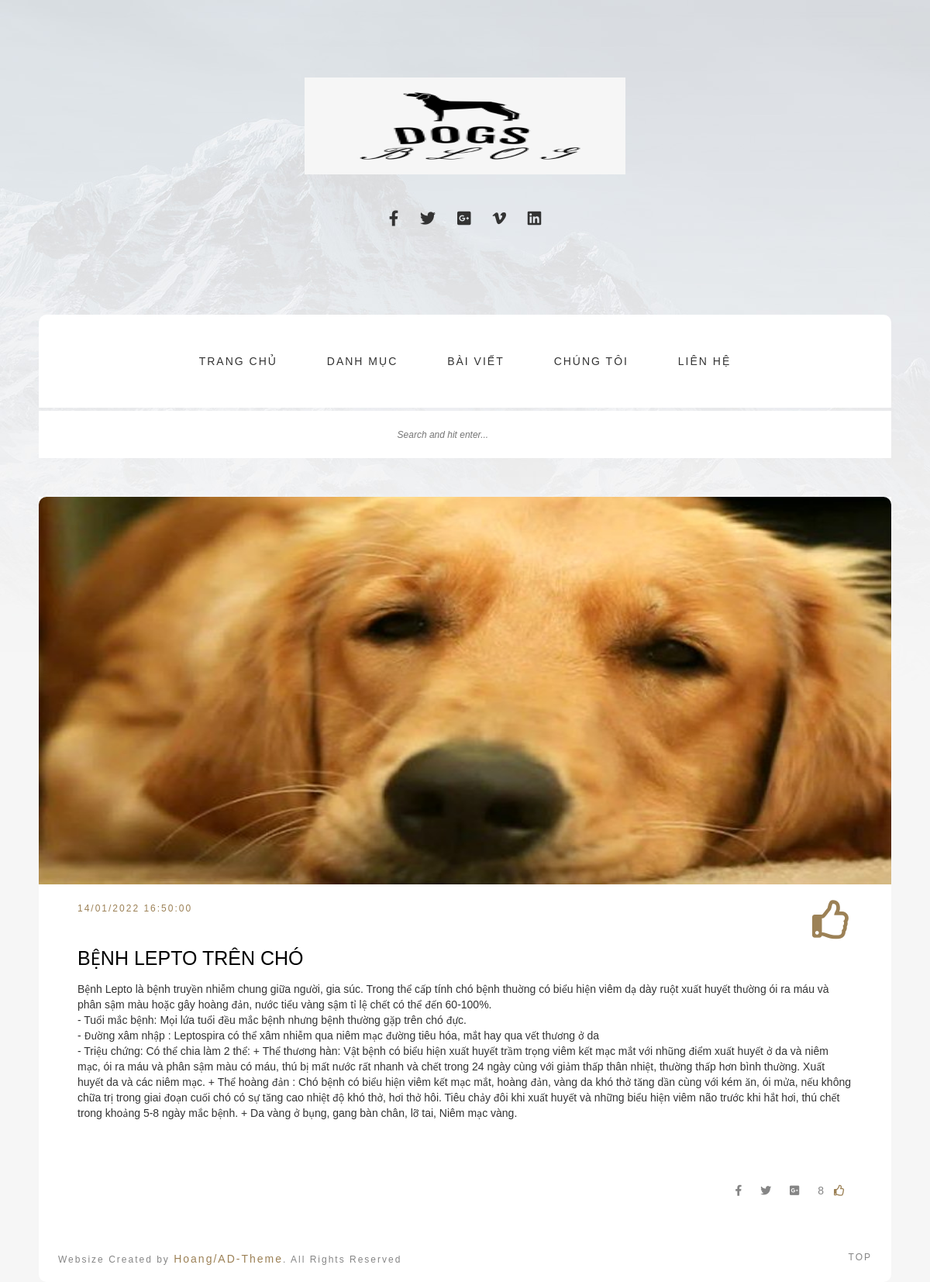
The app's page /Website/index.php?mod=post&act=postDetail&id=11 with its own data.
### tables this page shows
CREATE TABLE `posts`  (
  `id` int NOT NULL AUTO_INCREMENT,
  `title` varchar(255) NULL DEFAULT NULL,
  `description` mediumtext NULL,
  `thumbnail` varchar(500) NULL DEFAULT NULL,
  `category_id` int NULL DEFAULT NULL,
  `content` mediumtext NULL,
  `created_at` timestamp NULL DEFAULT NULL,
  `like_post` int NULL DEFAULT NULL,
  PRIMARY KEY (`id`) USING BTREE
);

### Website/Controllers/BaseController.php (called while the page is built, shortened)
<?php
  class BaseController
  {
    public function view($path, $data = []){
      extract($data);
      require_once('Views/'.$path);
    }
  }
?>

### Website/Controllers/PostController.php (called while the page is built, shortened)
<?php
require('Models/Post.php');
require_once("Controllers/BaseController.php");
  class PostController extends BaseController
  {
    public function postDetail(){
      $id= (isset($_GET['id'])?$_GET['id']:0);
      $post = new Post();
      $posts = $post -> getSelectPost($id);
      $this -> view('Post/postdetail.php',['posts'=> $posts]);
    }
  }
?>

### Website/index.php (called while the page is built, shortened)
<?php
$act = "index";
if(isset($_GET['act'])){
  $act = $_GET['act'];
}
  $controller_obj = new $class_name;
 $controller_obj -> $act();
?>

### Website/Models/Connection.php (called while the page is built, shortened)
<?php
  class Connection1{
    private $servername= "localhost";
    private $username= "root";
    private $password = "";
    private $dbname = "blogs";
    public function connect(){
      $conn = new mysqli($this->servername, $this -> username, $this ->password, $this-> dbname );
      $conn->query("SET NAMES 'utf8'");
      return $conn;
    }
  }
?>

### Website/Models/Query.php (called while the page is built, shortened)
<?php
  require_once('Models/Connection.php');
  class Query{
    protected $conn;
    public function __construct(){
      $connection = new Connection1();
      $this -> conn = $connection -> connect();
    }
    protected function findByid($table, $id){
      $query = "SELECT * FROM ". $table." WHERE id = ".$id;
      $result[] = $this -> conn -> query($query)->fetch_assoc();
      return $result;
    }
  }
?>

### Website/Models/Post.php (called while the page is built, shortened)
<?php
require_once('Models/Query.php');
require_once('Models/Connection.php');
  class Post extends Query
  {
    public $table = 'posts';
    public function getSelectPost($id){
      $post = $this -> findByid($this->table, $id) ;
      return $post;
    }
  }
?>

### Website/Views/Post/postdetail.php (the view, shortened to what this page needs)
<?php
  require_once('Views/Partials/header.php');
?>
<section class="tada-container content-posts blog-1-column">
    <div class="content" style="padding-right: 0px;">
          <?php foreach ($posts as $key => $post) { ?>
        <article class="col-xs-12">
            <div class="post-image">
                <img style="max-height:500px;" src="../Admin/images/<?=$post['thumbnail']?>" alt="post image 1">
              </div>
              <div class="post-text" style="padding: 20px 50px 50px 50px;">
                <span class="date"><?=date_format(date_create($post['created_at']),"d/m/Y H:i:s")?> <span class="comments"><a href="index.php?mod=post&act=like&id=<?=$post['id']?>"><i style="float: right;font-size: 50px;" class="far fa-thumbs-up"></i></a></span></span>
                  <h1 style="font-size:50px;"><a style="text-transform: uppercase;font-size:25px;"><?=$post['title']?></a></h1>
                  <p style="word-wrap:break-word"><?=$post['content']?></p>
              </div>
              <div class="post-info">
                  <div class="extra-info">
                    <a href="#"><i class="fab fa-facebook-f"></i></a>
                  <a href="#"><i class="fab fa-twitter"></i></a>
                  <a href="#"><i class="fab fa-google-plus-square"></i></a>
                    <span class="comments"><?=$post['like_post']?><a href="index.php?mod=post&act=like&id=<?=$post['id']?>"><i class="far fa-thumbs-up"></i></a></span>
                  </div>
              </div>
          </article>
  <?php } ?>
  <?php
    require_once('Views/Partials/footer.php');
  ?>

### Website/Publics/assets/css/all.css (style rules this page uses)
.fa, .fas, .far, .fal, .fad, .fab { -moz-osx-font-smoothing: grayscale; -webkit-font-smoothing: antialiased; display: inline-block; font-style: normal; font-variant: normal; text-rendering: auto; line-height: 1; }
.fa-facebook-f:before { content: "\f39e"; }
.fa-google-plus-square:before { content: "\f0d4"; }
.fa-thumbs-up:before { content: "\f164"; }
.fa-twitter:before { content: "\f099"; }
.fab { font-family: 'Font Awesome 5 Brands'; font-weight: 400; }
.far { font-family: 'Font Awesome 5 Free'; font-weight: 400; }

### Website/Publics/assets/css/style.css (style rules this page uses)
body { font-family: 'Source Sans Pro', sans-serif; background:#f6f6f6; background-image:url('../images/bg.jpg'); background-repeat: no-repeat; }
.tada-container { width:1100px; margin:0 auto; }
img { max-width:100%; }
a { transition: all 0.3s ease 0s; }
header a { font-size: 14px; text-decoration: none; color:#ffffff; }
section.tada-container { margin-top:50px; }
article { margin-bottom:50px; }
.content-posts .content { padding-left:0; padding-right: 25px; }
.post-image { position:relative; }
.post-image img { border-radius:10px 10px 0 0; width:100%; }
.post-text { padding:50px; background:#FFF; }
.post-text .date { color:#9c8156; text-transform:uppercase; font-size:12px; letter-spacing:2px; }
.post-text a i { color:#9c8156; font-size:11px; margin-left:5px; }
.extra-info { float:right; }
.extra-info a { padding:10px; color:#858585; }
.extra-info .comments { padding-left:10px; color:#858585; }
.extra-info .comments i { color:#9c8156; margin-left:3px; }
.post-info { background:#FFF; padding:18px 50px; margin-top:2px; border-radius:0 0 10px 10px; }
.blog-1-column .col-xs-12 { padding:0; }
.post-text h1 a { color: #000000 !important; }

### records on screen
posts: thumbnail (picture), created_at "14/01/2022 16:50:00", title "BỆNH LEPTO TRÊN CHÓ", content "Bệnh Lepto là bệnh truyền nhiễm chung giữa người, gia súc. Trong thể cấp tính chó bệnh thuờng có biểu hiện viêm dạ dày ruột xuất huyết thường ói ra máu và phân sậm màu hoặc gây hoàng đản, nước tiểu vàng sậm tỉ lệ chết có thể đến 60-100%. - Tuổi mắc bệnh: Mọi lứa tuổi đều mắc bệnh nhưng bệnh thường gặp trên chó đực. - Đường xâm nhập : Leptospira có thể xâm nhiễm qua niêm mạc đường tiêu hóa, mắt hay qua vết thương ở da - Triệu chứng: Có thể chia làm 2 thể: + Thể thương hàn: Vật bệnh có biểu hiện xuất huyết trầm trọng viêm kết mạc mắt với nhũng điểm xuất huyết ở da và niêm mạc, ói ra máu và phân sậm màu có máu, thú bị mất nước rất nhanh và chết trong 24 ngày cùng với giảm thấp thân nhiệt,…", like_post "8"
